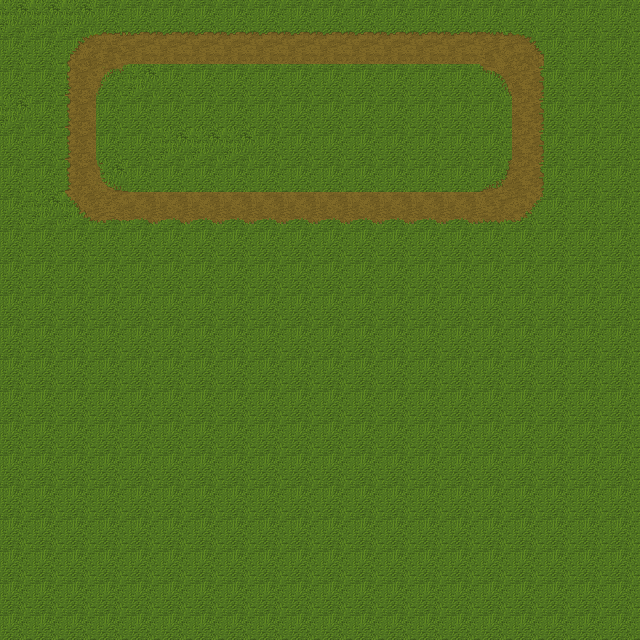

Below is a game level as drawn by its tile map, then a one-line description and the .tmx that defines it (tile-layer data replaced by summaries):
An orthogonal 20x20 tile map with 32x32 px tiles, 2 tile layers (grass, road).

<map version="1.0" orientation="orthogonal" width="20" height="20" tilewidth="32" tileheight="32">
 <tileset firstgid="1" name="grass" tilewidth="32" tileheight="32">
  <image source="gfx/grass.png" width="640" height="416" />
 </tileset>
 <layer name="grass" width="20" height="20">
  <data>[400 cells, 400 non-empty, 2 distinct tile ids]</data>
 </layer>
 <layer name="road" width="20" height="20">
  <data>[400 cells, 42 non-empty, 16 distinct tile ids]</data>
 </layer>
</map>
